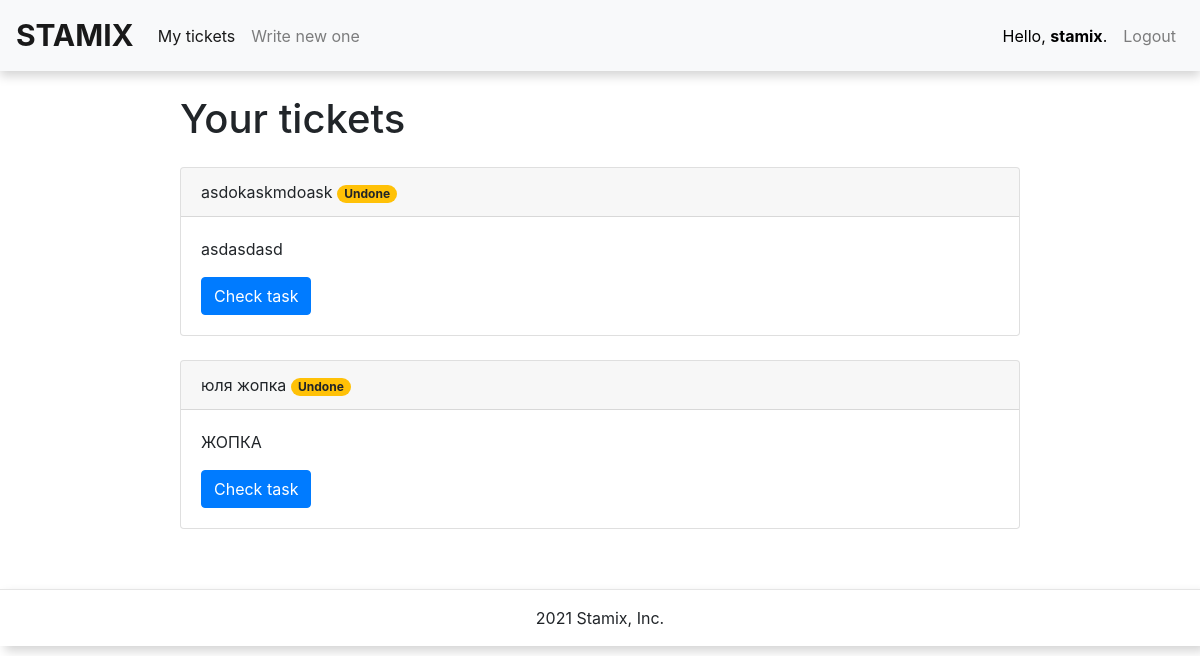
The page / (signed in) on the database as committed earlier.
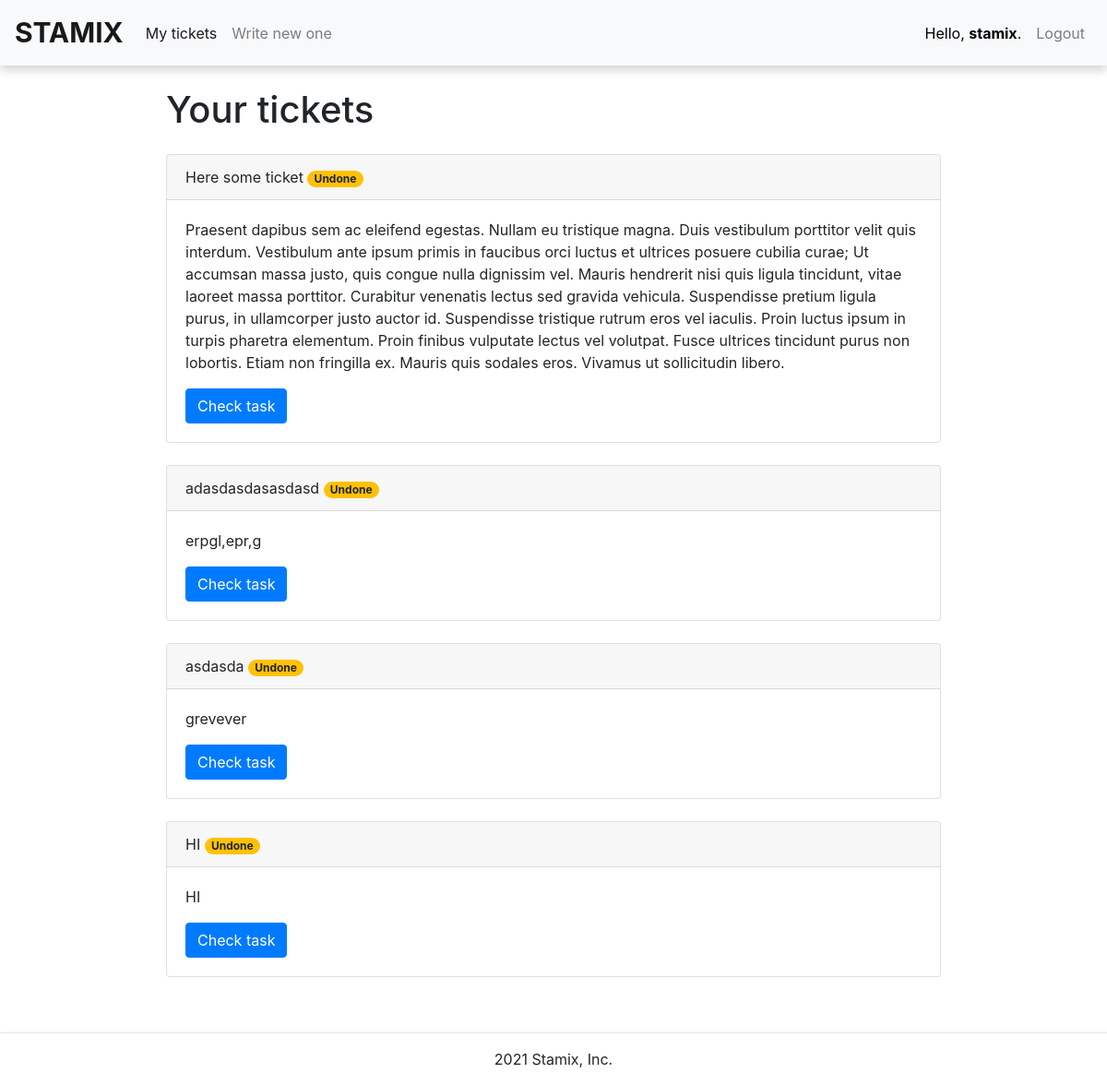
The same page on the database as committed later.
### main/models.py (models this page shows, shortened)
class Task(models.Model):
    STATUS_CHOICES = (
                    ('Frozen', 'Frozen'),
                    ('Done', 'Done'),
                    ('Undone', 'Undone')
                    )
    user = models.ForeignKey(User, on_delete=models.CASCADE, null=True, blank=True)
    title = models.CharField('Name', max_length=255)
    task = models.TextField('Description')
    publish = models.DateTimeField(default=timezone.now)
    status = models.CharField(
                            max_length=10,
                            choices=STATUS_CHOICES,
                            default='Undone')
    class Meta:
        verbose_name = 'TASK'
        verbose_name_plural = 'TASKS'

### main/views.py (the view)
# urls.py: path('', views.index, name='index'),
@login_required
def index(request):
    tasks = Task.objects.filter(user=request.user.id).order_by('-id')
    return render(request, 'main/index.html', {'title': 'My tickets', 'tasks': tasks})

### main/templates/main/index.html (shortened to what this page needs)
{% extends "main/base.html" %}
{% block href%}
<a class="nav-item nav-link active" href="{% url 'index' %}">My tickets<span class="sr-only">(current)</span></a>
<a class="nav-item nav-link" href="{% url 'new_ticket' %}">Write new one</a>
{% endblock %}
{% block list %}
  {% if tasks %}
  <div style="max-width: 70%; margin-left: 15%; margin-right: 15%; margin-top: 2%; margin-bottom: 2%;">
    <h1>Your tickets</h1>
  </div>
      {% for el in tasks %}
      <div style="max-width: 70%; margin-left: 15%; margin-right: 15%; margin-top: 2%; margin-bottom: 2%;">
          <div class="card">
            <div class="card-header">
              {{ el.title }}
              {% if el.status == 'Done' %}
              <span class="badge badge-pill badge-success">{{ el.status }}</span>
              {% elif el.status == 'Undone' %}
              <span class="badge badge-pill badge-warning">{{ el.status }}</span>
              {% else %}
              <span class="badge badge-pill badge-primary">{{ el.status }}</span>
              {% endif %}
            </div>
            <div class="card-body">
              <p class="card-text">{{ el.task }}</p>
              <a href="{% url 'task_detail' pk=el.pk %}" class="btn btn-primary">Check task</a>
            </div>
          </div>
      </div>
      {% endfor %}
  {% else %}
    <div style="text-align: center; max-width: 30%; margin-left: 35%; margin-right: 35%; margin-top: 2%;">
      <div class="alert alert-danger" role="alert">
        Sorry, no tasks yet...
      </div>
    </div>
  {% endif %}
{% endblock %}

### main/templates/main/base.html (shortened to what this page needs)
<!DOCTYPE html>
<html lang="en">
<head>
    <link rel="stylesheet" href="https://stackpath.bootstrapcdn.com/bootstrap/4.3.1/css/bootstrap.min.css">
</head>
<body>
    <nav class="navbar navbar-expand-lg navbar-light bg-light" style="color: black; box-shadow: 0px 5px 10px rgb(212, 212, 212);">
        <a class="navbar-brand" style="font-size: 30px;" href="{% url 'index' %}"><b>STAMIX</b></a>
        <div class="collapse navbar-collapse" id="navbarNavAltMarkup">
            <div class="navbar-nav">
                {% block href %}
                {% endblock %}
            </div>
        </div>
        <div class="navbar-nav">
            {% if user.is_authenticated %}
                <div class="nav-item nav-link" style="color: black;">Hello, <b>{{ user.username }}</b>.</div>
                <a class="nav-item nav-link" href="{% url 'logout' %}">Logout</a>
            {% else %}
                <a class="nav-link" href="{% url 'login' %}">Login</a>
                <a class="nav-link" href="{% url 'register' %}">Register</a>
            {% endif %}
        </div>
    </nav>
    {% block list %}
    {% endblock %}
<footer class="footer sticky-bottom container-fluid" style="margin-top: 5%; text-align: center; box-shadow: 5px 5px 10px rgb(212, 212, 212); margin-bottom: 0; padding: 0;">
    <hr>
    <div style="padding-bottom: 1.3%;">2021 Stamix, Inc.</div>
</footer>
</body>
</html>

Rows that differ between the two databases and show on the page:
removed Task: title "asdokaskmdoask", status "Undone", task "asdasdasd"
removed Task: title "юля жопка", status "Undone", task "ЖОПКА"
added Task: title "Here some ticket", status "Undone", task "Praesent dapibus sem ac eleifend egestas. Nullam eu tristique magna. Duis vestibulum porttitor velit quis interdum. Vestibulum ante ipsum primis in faucibus orci luctus et ultrices posuere cubilia curae; Ut accumsan massa justo, quis congue nulla dignissim vel. Mauris hendrerit nisi quis ligula tincidunt, vitae laoreet massa porttitor. Curabitur venenatis lectus sed gravida vehicula. Suspendisse pretium ligula purus, in ullamcorper justo auctor id. Suspendisse tristique rutrum eros vel iaculis. Proin luctus ipsum in turpis pharetra elementum. Proin finibus vulputate lectus vel volutpat. Fusce ultrices tincidunt purus non lobortis. Etiam non fringilla ex. Mauris quis sodales eros. Vivamus ut…"
added Task: title "adasdasdasasdasd", status "Undone", task "erpgl,epr,g"
added Task: title "asdasda", status "Undone", task "grevever"
added Task: title "HI", status "Undone", task "HI"
